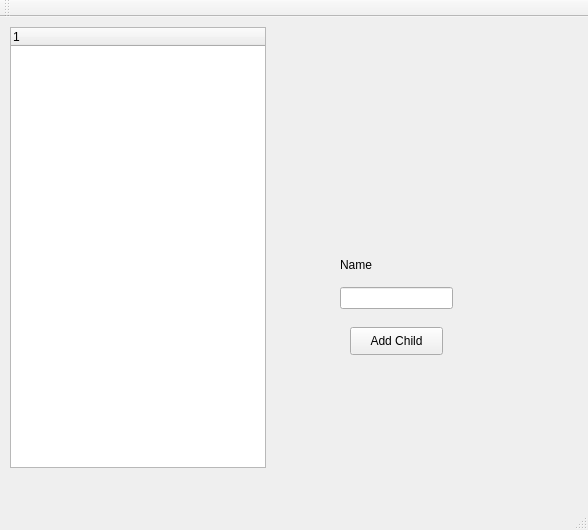
<?xml version="1.0" encoding="UTF-8"?>
<ui version="4.0">
 <class>MainWindow</class>
 <widget class="QMainWindow" name="MainWindow">
  <property name="geometry">
   <rect>
    <x>0</x>
    <y>0</y>
    <width>588</width>
    <height>530</height>
   </rect>
  </property>
  <property name="windowTitle">
   <string>MainWindow</string>
  </property>
  <widget class="QWidget" name="centralWidget">
   <widget class="MyTreeWidget" name="treeWidget">
    <property name="geometry">
     <rect>
      <x>10</x>
      <y>10</y>
      <width>256</width>
      <height>441</height>
     </rect>
    </property>
    <column>
     <property name="text">
      <string notr="true">1</string>
     </property>
    </column>
   </widget>
   <widget class="QPushButton" name="pushButton">
    <property name="geometry">
     <rect>
      <x>350</x>
      <y>310</y>
      <width>93</width>
      <height>28</height>
     </rect>
    </property>
    <property name="text">
     <string>Add Child</string>
    </property>
   </widget>
   <widget class="QLineEdit" name="lineEdit">
    <property name="geometry">
     <rect>
      <x>340</x>
      <y>270</y>
      <width>113</width>
      <height>22</height>
     </rect>
    </property>
   </widget>
   <widget class="QLabel" name="label">
    <property name="geometry">
     <rect>
      <x>340</x>
      <y>240</y>
      <width>55</width>
      <height>16</height>
     </rect>
    </property>
    <property name="text">
     <string>Name</string>
    </property>
   </widget>
  </widget>
  <widget class="QMenuBar" name="menuBar">
   <property name="geometry">
    <rect>
     <x>0</x>
     <y>0</y>
     <width>588</width>
     <height>22</height>
    </rect>
   </property>
  </widget>
  <widget class="QToolBar" name="mainToolBar">
   <attribute name="toolBarArea">
    <enum>TopToolBarArea</enum>
   </attribute>
   <attribute name="toolBarBreak">
    <bool>false</bool>
   </attribute>
  </widget>
  <widget class="QStatusBar" name="statusBar"/>
 </widget>
 <layoutdefault spacing="6" margin="11"/>
 <customwidgets>
  <customwidget>
   <class>MyTreeWidget</class>
   <extends>QTreeWidget</extends>
   <header>mytreewidget.h</header>
   <slots>
    <slot>slot_addNode(QTreeWidgetItem*)</slot>
    <slot>slot_storeNewNodeName(QString)</slot>
    <slot>slot_storeSelectedNode(QTreeWidgetItem*)</slot>
    <slot>slot_addChildToSelected()</slot>
   </slots>
  </customwidget>
 </customwidgets>
 <resources/>
 <connections>
  <connection>
   <sender>MainWindow</sender>
   <signal>sig_SendNode(QTreeWidgetItem*)</signal>
   <receiver>treeWidget</receiver>
   <slot>slot_addNode(QTreeWidgetItem*)</slot>
   <hints>
    <hint type="sourcelabel">
     <x>481</x>
     <y>218</y>
    </hint>
    <hint type="destinationlabel">
     <x>183</x>
     <y>182</y>
    </hint>
   </hints>
  </connection>
  <connection>
   <sender>lineEdit</sender>
   <signal>textChanged(QString)</signal>
   <receiver>treeWidget</receiver>
   <slot>slot_storeNewNodeName(QString)</slot>
   <hints>
    <hint type="sourcelabel">
     <x>361</x>
     <y>320</y>
    </hint>
    <hint type="destinationlabel">
     <x>223</x>
     <y>325</y>
    </hint>
   </hints>
  </connection>
  <connection>
   <sender>treeWidget</sender>
   <signal>itemClicked(QTreeWidgetItem*,int)</signal>
   <receiver>treeWidget</receiver>
   <slot>slot_storeSelectedNode(QTreeWidgetItem*)</slot>
   <hints>
    <hint type="sourcelabel">
     <x>208</x>
     <y>223</y>
    </hint>
    <hint type="destinationlabel">
     <x>226</x>
     <y>280</y>
    </hint>
   </hints>
  </connection>
  <connection>
   <sender>pushButton</sender>
   <signal>clicked()</signal>
   <receiver>treeWidget</receiver>
   <slot>slot_addChildToSelected()</slot>
   <hints>
    <hint type="sourcelabel">
     <x>391</x>
     <y>368</y>
    </hint>
    <hint type="destinationlabel">
     <x>218</x>
     <y>390</y>
    </hint>
   </hints>
  </connection>
 </connections>
 <slots>
  <signal>sig_SendNode(QTreeWidgetItem*)</signal>
 </slots>
</ui>
